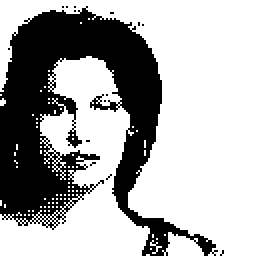
%> input picture girl.bmp, 128 x 128 px (shown 2 times larger)
$ octave Main.m   (GNU Octave 9; MATLAB toolbox functions it lacks are replaced by stand-ins)
%> lines starting %> are read from the running program, lines starting %| are printed output that depends on the picture; in (x1, y1, x2, y2) boxes, pixels count from 0 and x2, y2 are one past the last pixel; in counts of white or black regions, pixels touching at a corner belong together; the program's own positions count from 1
%> `inImg = imread('girl.bmp');`: inImg: size 128x128 logical; 67.3% white; 15 black regions (14 under 20 px), largest, box (x1, y1, x2, y2) and area: (0, 3, 109, 128) 5330
### MakeShare.m
function [G1, G2, G3, G13, G23, G12] = MakeShare(inImg)

fund1 = ~[0 1 1];
fund2 = ~[1 0 1];
fund3 = ~[1 1 0];

sz = size(inImg);
%> sz = [128 128]

G1 = zeros(sz(1),sz(2));
G2 = zeros(sz(1),sz(2));
Gmat = zeros(sz(1),sz(2));
G3 = zeros(sz(1),sz(2));
G13 = zeros(sz(1),sz(2));
G23 = zeros(sz(1),sz(2));
G12 = zeros(sz(1),sz(2));

for i=1:sz(1)
    for j=1:sz(2)
        num = mod(randi(10^7),2);
        G1(i,j) = num;
    end
end
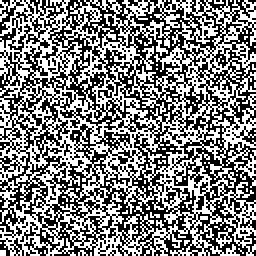
%> G1: size 128x128 double (shown 2 times larger); values 0 (black) and 1 (white), 50.1% white; black in thin lines or dots

for i=1:sz(1)
    for j=1:sz(2)
        if (inImg(i,j)==1)
            G2(i,j) = G1(i,j);

        else
            num = mod(randi(10^7),2);
            G2(i,j) = num;

        end
    end
end
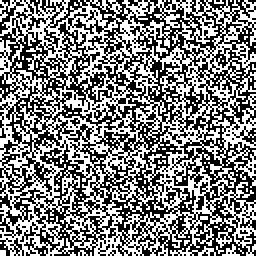
%> G2: size 128x128 double (shown 2 times larger); values 0 (black) and 1 (white), 50% white in thin lines or dots
%> after the loop, num = 0

for i=1:sz(1)
    for j=1:sz(2)
        if (inImg(i,j)==1)
            G3(i,j) = G2(i,j);

        else
            num = mod(randi(10^7),2);
            G3(i,j) = num;

        end
    end
end
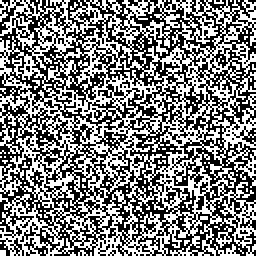
%> G3: size 128x128 double (shown 2 times larger); values 0 (black) and 1 (white), 49.7% white in thin lines or dots
%> after the loop, num = 1

G13 = ~bitxor(G1,G3);
%> G13: size 128x128 logical; 83.5% white; black in thin lines or dots, all inside (x1, y1, x2, y2) = (0, 3, 112, 128)
G23 = ~bitxor(G2,G3);
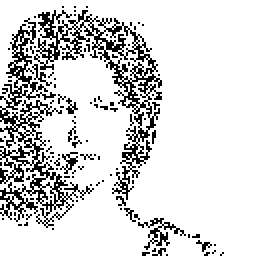
%> G23: size 128x128 logical (shown 2 times larger); 83.9% white; black in thin lines or dots, all inside (x1, y1, x2, y2) = (0, 3, 112, 128)
G12 = ~bitxor(G1,G2);
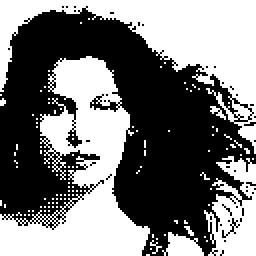
%> input picture girlcheat.bmp, 128 x 128 px (shown 2 times larger)
%> `cheatImg = imread('girlcheat.bmp');`: cheatImg: size 128x128 logical; 47.8% white; 108 white regions (103 under 20 px), largest, box (x1, y1, x2, y2) and area: (0, 28, 75, 128) 3498, (0, 0, 128, 77) 3143, (102, 78, 128, 128) 819, (81, 116, 102, 128) 161, (105, 53, 113, 60) 23

### Cheat.m
function [FG,cheatedimg] = MakeShare(G1, G2, G3, cheatImg)

len = size(G1);
%> len = [128 128]
FG = zeros(len(1),len(2));
cheatedimg = zeros(len(1),len(2));

reImg = ~bitxor(G1,G2);
imwrite(reImg ,'reImg.bmp');

for i=1:len(1)
    for j=1:len(2)
        if (reImg(i,j)==cheatImg(i,j))
            FG(i,j)=G1(i,j);

        else
            num = mod(randi(10^7),2);
            FG(i,j) = num;
        end
    end
end
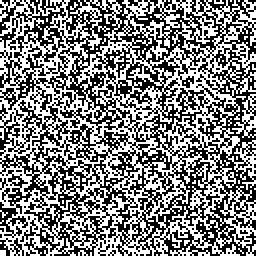
%> FG: size 128x128 double (shown 2 times larger); values 0 (black) and 1 (white), 50.2% white; black in thin lines or dots

cheatedimg = ~bitxor(FG,G3);
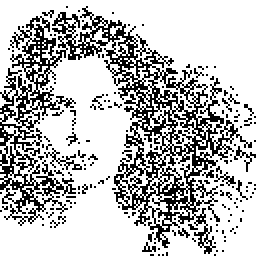
%> cheatedimg: size 128x128 logical (shown 2 times larger); 73.6% white; black in thin lines or dots

### Main.m
clc;
clear all;
close all;

inImg = imread('girl.bmp');
figure;imshow(inImg);title('Secret Image');

[G1, G2, G3, G13, G23, G12] = MakeShare(inImg);

cheatImg = imread('girlcheat.bmp');
[FG,cheatedimg] = Cheat(G1, G2, G3, cheatImg);
figure;imshow(cheatedimg);title('cheatedimg');
imwrite(cheatedimg,'cheatedimg.bmp');

imwrite(FG,'FG.bmp');
imwrite(G1,'G1.bmp');
imwrite(G2,'G2.bmp');
imwrite(G3,'G3.bmp');
